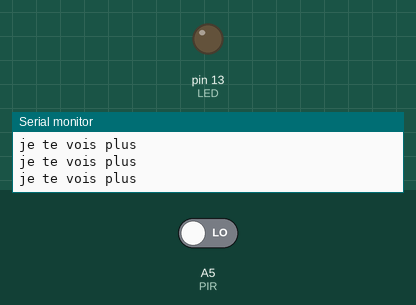
This sketch was run on a simulated Arduino Uno, built with avr-gcc and run on an emulated ATmega328P. On the bench: output pins drawn as LEDs (lit = HIGH), the last lines printed to the serial monitor. The inputs (shaded band) are chosen by the test bench; at power-on: A5 (PIR) LOW.

Above: at 2.0 s.
2.1 s: A5 (PIR) driven HIGH
At 3.1 s:
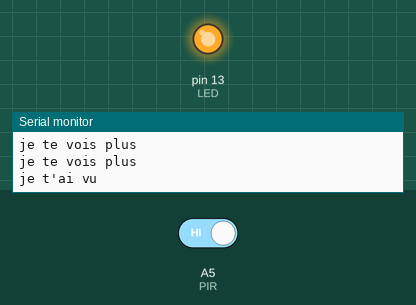
3.9 s: A5 (PIR) driven LOW
At 4.5 s:
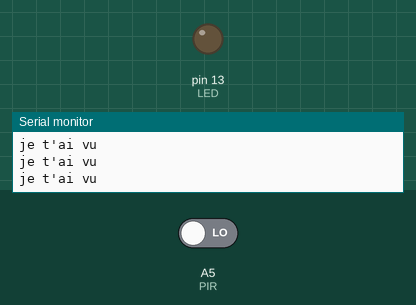
Timing chart, 0 to 6.9 s (numbered marks = the images above; inputs shaded):
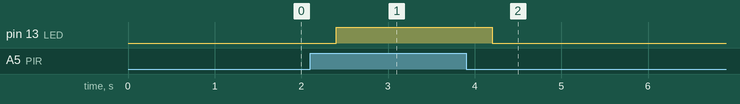

The sketch:

pir.ino
```cpp
#define PIR A5
#define LED 13

void setup() {
  Serial.begin(9600);
  pinMode(PIR, INPUT);
  pinMode(LED, OUTPUT);

}

void loop() {
   int pirVal = digitalRead(PIR);

   if (pirVal == HIGH) {
      digitalWrite(LED, HIGH);
      delay(600);
      Serial.println ("je t'ai vu ");


   }

   else {
      digitalWrite(LED,LOW);
      delay(600);
      Serial.println ("je te vois plus ");
      //

   }

}
```

Measured:
- after the input at 2.1 s, pin 13 (LED): LOW → HIGH after 0.30 s
- after the input at 3.9 s, pin 13 (LED): HIGH → LOW after 0.30 s
